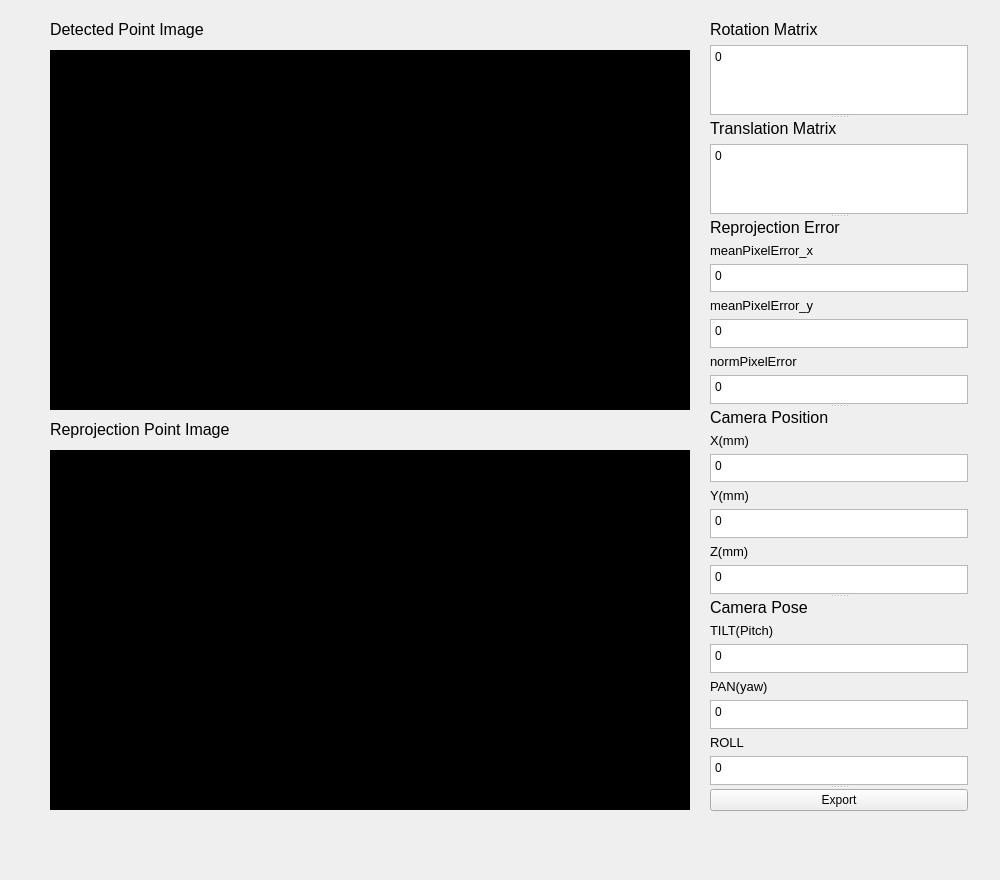
<?xml version="1.0" encoding="UTF-8"?>
<ui version="4.0">
 <class>CameraPoseEstimation</class>
 <widget class="QWidget" name="CameraPoseEstimation">
  <property name="geometry">
   <rect>
    <x>0</x>
    <y>0</y>
    <width>1000</width>
    <height>880</height>
   </rect>
  </property>
  <property name="windowTitle">
   <string>Camera Pose Estimation</string>
  </property>
  <widget class="QLabel" name="ReProjectionImg">
   <property name="geometry">
    <rect>
     <x>50</x>
     <y>450</y>
     <width>640</width>
     <height>360</height>
    </rect>
   </property>
   <property name="styleSheet">
    <string notr="true">background-color: rgb(0, 0, 0);</string>
   </property>
   <property name="text">
    <string/>
   </property>
  </widget>
  <widget class="QLabel" name="PointImg">
   <property name="geometry">
    <rect>
     <x>50</x>
     <y>50</y>
     <width>640</width>
     <height>360</height>
    </rect>
   </property>
   <property name="styleSheet">
    <string notr="true">background-color: rgb(0, 0, 0);</string>
   </property>
   <property name="text">
    <string/>
   </property>
  </widget>
  <widget class="QLabel" name="label_PointImg">
   <property name="geometry">
    <rect>
     <x>50</x>
     <y>20</y>
     <width>256</width>
     <height>19</height>
    </rect>
   </property>
   <property name="text">
    <string>&lt;html&gt;&lt;head/&gt;&lt;body&gt;&lt;p&gt;&lt;span style=&quot; font-size:12pt;&quot;&gt;Detected Point Image&lt;/span&gt;&lt;/p&gt;&lt;/body&gt;&lt;/html&gt;</string>
   </property>
  </widget>
  <widget class="QLabel" name="label_ReprojectionImg">
   <property name="geometry">
    <rect>
     <x>50</x>
     <y>420</y>
     <width>256</width>
     <height>19</height>
    </rect>
   </property>
   <property name="text">
    <string>&lt;html&gt;&lt;head/&gt;&lt;body&gt;&lt;p&gt;&lt;span style=&quot; font-size:12pt;&quot;&gt;Reprojection Point Image&lt;/span&gt;&lt;/p&gt;&lt;/body&gt;&lt;/html&gt;</string>
   </property>
  </widget>
  <widget class="QSplitter" name="splitter">
   <property name="geometry">
    <rect>
     <x>710</x>
     <y>20</y>
     <width>258</width>
     <height>791</height>
    </rect>
   </property>
   <property name="orientation">
    <enum>Qt::Vertical</enum>
   </property>
   <widget class="QWidget" name="layoutWidget">
    <layout class="QVBoxLayout" name="verticalLayout">
     <item>
      <widget class="QLabel" name="label_RotationMatrix">
       <property name="text">
        <string>&lt;html&gt;&lt;head/&gt;&lt;body&gt;&lt;p&gt;&lt;span style=&quot; font-size:12pt;&quot;&gt;Rotation Matrix&lt;/span&gt;&lt;/p&gt;&lt;/body&gt;&lt;/html&gt;</string>
       </property>
      </widget>
     </item>
     <item>
      <widget class="QTextEdit" name="R_Matrix_text">
       <property name="html">
        <string>&lt;!DOCTYPE HTML PUBLIC &quot;-//W3C//DTD HTML 4.0//EN&quot; &quot;http://www.w3.org/TR/REC-html40/strict.dtd&quot;&gt;
&lt;html&gt;&lt;head&gt;&lt;meta name=&quot;qrichtext&quot; content=&quot;1&quot; /&gt;&lt;style type=&quot;text/css&quot;&gt;
p, li { white-space: pre-wrap; }
&lt;/style&gt;&lt;/head&gt;&lt;body style=&quot; font-family:'Sans Serif'; font-size:9pt; font-weight:400; font-style:normal;&quot;&gt;
&lt;p style=&quot; margin-top:0px; margin-bottom:0px; margin-left:0px; margin-right:0px; -qt-block-indent:0; text-indent:0px;&quot;&gt;0&lt;/p&gt;&lt;/body&gt;&lt;/html&gt;</string>
       </property>
      </widget>
     </item>
    </layout>
   </widget>
   <widget class="QWidget" name="layoutWidget_2">
    <layout class="QVBoxLayout" name="verticalLayout_2">
     <item>
      <widget class="QLabel" name="label_TranslationMatrix">
       <property name="text">
        <string>&lt;html&gt;&lt;head/&gt;&lt;body&gt;&lt;p&gt;&lt;span style=&quot; font-size:12pt;&quot;&gt;Translation Matrix&lt;/span&gt;&lt;/p&gt;&lt;/body&gt;&lt;/html&gt;</string>
       </property>
      </widget>
     </item>
     <item>
      <widget class="QTextEdit" name="T_Matrix_text">
       <property name="html">
        <string>&lt;!DOCTYPE HTML PUBLIC &quot;-//W3C//DTD HTML 4.0//EN&quot; &quot;http://www.w3.org/TR/REC-html40/strict.dtd&quot;&gt;
&lt;html&gt;&lt;head&gt;&lt;meta name=&quot;qrichtext&quot; content=&quot;1&quot; /&gt;&lt;style type=&quot;text/css&quot;&gt;
p, li { white-space: pre-wrap; }
&lt;/style&gt;&lt;/head&gt;&lt;body style=&quot; font-family:'Sans Serif'; font-size:9pt; font-weight:400; font-style:normal;&quot;&gt;
&lt;p style=&quot; margin-top:0px; margin-bottom:0px; margin-left:0px; margin-right:0px; -qt-block-indent:0; text-indent:0px;&quot;&gt;0&lt;/p&gt;&lt;/body&gt;&lt;/html&gt;</string>
       </property>
      </widget>
     </item>
    </layout>
   </widget>
   <widget class="QWidget" name="layoutWidget_3">
    <layout class="QVBoxLayout" name="verticalLayout_5">
     <item>
      <widget class="QLabel" name="label_ReprojectionError">
       <property name="text">
        <string>&lt;html&gt;&lt;head/&gt;&lt;body&gt;&lt;p&gt;&lt;span style=&quot; font-size:12pt;&quot;&gt;Reprojection Error&lt;/span&gt;&lt;/p&gt;&lt;/body&gt;&lt;/html&gt;</string>
       </property>
      </widget>
     </item>
     <item>
      <widget class="QLabel" name="label_meanPixelError_x">
       <property name="text">
        <string>&lt;html&gt;&lt;head/&gt;&lt;body&gt;&lt;p&gt;&lt;span style=&quot; font-size:10pt;&quot;&gt;meanPixelError_x&lt;/span&gt;&lt;/p&gt;&lt;/body&gt;&lt;/html&gt;</string>
       </property>
      </widget>
     </item>
     <item>
      <widget class="QTextEdit" name="meanPixelError_x_text">
       <property name="html">
        <string>&lt;!DOCTYPE HTML PUBLIC &quot;-//W3C//DTD HTML 4.0//EN&quot; &quot;http://www.w3.org/TR/REC-html40/strict.dtd&quot;&gt;
&lt;html&gt;&lt;head&gt;&lt;meta name=&quot;qrichtext&quot; content=&quot;1&quot; /&gt;&lt;style type=&quot;text/css&quot;&gt;
p, li { white-space: pre-wrap; }
&lt;/style&gt;&lt;/head&gt;&lt;body style=&quot; font-family:'Sans Serif'; font-size:9pt; font-weight:400; font-style:normal;&quot;&gt;
&lt;p style=&quot; margin-top:0px; margin-bottom:0px; margin-left:0px; margin-right:0px; -qt-block-indent:0; text-indent:0px;&quot;&gt;0&lt;/p&gt;&lt;/body&gt;&lt;/html&gt;</string>
       </property>
      </widget>
     </item>
     <item>
      <widget class="QLabel" name="label_meanPixelError_y">
       <property name="text">
        <string>&lt;html&gt;&lt;head/&gt;&lt;body&gt;&lt;p&gt;&lt;span style=&quot; font-size:10pt;&quot;&gt;meanPixelError_y&lt;/span&gt;&lt;/p&gt;&lt;/body&gt;&lt;/html&gt;</string>
       </property>
      </widget>
     </item>
     <item>
      <widget class="QTextEdit" name="meanPixelError_y_text">
       <property name="html">
        <string>&lt;!DOCTYPE HTML PUBLIC &quot;-//W3C//DTD HTML 4.0//EN&quot; &quot;http://www.w3.org/TR/REC-html40/strict.dtd&quot;&gt;
&lt;html&gt;&lt;head&gt;&lt;meta name=&quot;qrichtext&quot; content=&quot;1&quot; /&gt;&lt;style type=&quot;text/css&quot;&gt;
p, li { white-space: pre-wrap; }
&lt;/style&gt;&lt;/head&gt;&lt;body style=&quot; font-family:'Sans Serif'; font-size:9pt; font-weight:400; font-style:normal;&quot;&gt;
&lt;p style=&quot; margin-top:0px; margin-bottom:0px; margin-left:0px; margin-right:0px; -qt-block-indent:0; text-indent:0px;&quot;&gt;0&lt;/p&gt;&lt;/body&gt;&lt;/html&gt;</string>
       </property>
      </widget>
     </item>
     <item>
      <widget class="QLabel" name="label_normPixelError">
       <property name="text">
        <string>&lt;html&gt;&lt;head/&gt;&lt;body&gt;&lt;p&gt;&lt;span style=&quot; font-size:10pt;&quot;&gt;normPixelError&lt;/span&gt;&lt;/p&gt;&lt;/body&gt;&lt;/html&gt;</string>
       </property>
      </widget>
     </item>
     <item>
      <widget class="QTextEdit" name="normPixelError_text">
       <property name="html">
        <string>&lt;!DOCTYPE HTML PUBLIC &quot;-//W3C//DTD HTML 4.0//EN&quot; &quot;http://www.w3.org/TR/REC-html40/strict.dtd&quot;&gt;
&lt;html&gt;&lt;head&gt;&lt;meta name=&quot;qrichtext&quot; content=&quot;1&quot; /&gt;&lt;style type=&quot;text/css&quot;&gt;
p, li { white-space: pre-wrap; }
&lt;/style&gt;&lt;/head&gt;&lt;body style=&quot; font-family:'Sans Serif'; font-size:9pt; font-weight:400; font-style:normal;&quot;&gt;
&lt;p style=&quot; margin-top:0px; margin-bottom:0px; margin-left:0px; margin-right:0px; -qt-block-indent:0; text-indent:0px;&quot;&gt;0&lt;/p&gt;&lt;/body&gt;&lt;/html&gt;</string>
       </property>
      </widget>
     </item>
    </layout>
   </widget>
   <widget class="QWidget" name="layoutWidget_4">
    <layout class="QVBoxLayout" name="verticalLayout_4">
     <item>
      <widget class="QLabel" name="label_CameraPosition">
       <property name="text">
        <string>&lt;html&gt;&lt;head/&gt;&lt;body&gt;&lt;p&gt;&lt;span style=&quot; font-size:12pt;&quot;&gt;Camera Position&lt;/span&gt;&lt;/p&gt;&lt;/body&gt;&lt;/html&gt;</string>
       </property>
      </widget>
     </item>
     <item>
      <widget class="QLabel" name="label_X">
       <property name="text">
        <string>&lt;html&gt;&lt;head/&gt;&lt;body&gt;&lt;p&gt;&lt;span style=&quot; font-size:10pt;&quot;&gt;X(mm)&lt;/span&gt;&lt;/p&gt;&lt;/body&gt;&lt;/html&gt;</string>
       </property>
      </widget>
     </item>
     <item>
      <widget class="QTextEdit" name="X_text">
       <property name="html">
        <string>&lt;!DOCTYPE HTML PUBLIC &quot;-//W3C//DTD HTML 4.0//EN&quot; &quot;http://www.w3.org/TR/REC-html40/strict.dtd&quot;&gt;
&lt;html&gt;&lt;head&gt;&lt;meta name=&quot;qrichtext&quot; content=&quot;1&quot; /&gt;&lt;style type=&quot;text/css&quot;&gt;
p, li { white-space: pre-wrap; }
&lt;/style&gt;&lt;/head&gt;&lt;body style=&quot; font-family:'Sans Serif'; font-size:9pt; font-weight:400; font-style:normal;&quot;&gt;
&lt;p style=&quot; margin-top:0px; margin-bottom:0px; margin-left:0px; margin-right:0px; -qt-block-indent:0; text-indent:0px;&quot;&gt;0&lt;/p&gt;&lt;/body&gt;&lt;/html&gt;</string>
       </property>
      </widget>
     </item>
     <item>
      <widget class="QLabel" name="label_Y">
       <property name="text">
        <string>&lt;html&gt;&lt;head/&gt;&lt;body&gt;&lt;p&gt;&lt;span style=&quot; font-size:10pt;&quot;&gt;Y(mm)&lt;/span&gt;&lt;/p&gt;&lt;/body&gt;&lt;/html&gt;</string>
       </property>
      </widget>
     </item>
     <item>
      <widget class="QTextEdit" name="Y_text">
       <property name="html">
        <string>&lt;!DOCTYPE HTML PUBLIC &quot;-//W3C//DTD HTML 4.0//EN&quot; &quot;http://www.w3.org/TR/REC-html40/strict.dtd&quot;&gt;
&lt;html&gt;&lt;head&gt;&lt;meta name=&quot;qrichtext&quot; content=&quot;1&quot; /&gt;&lt;style type=&quot;text/css&quot;&gt;
p, li { white-space: pre-wrap; }
&lt;/style&gt;&lt;/head&gt;&lt;body style=&quot; font-family:'Sans Serif'; font-size:9pt; font-weight:400; font-style:normal;&quot;&gt;
&lt;p style=&quot; margin-top:0px; margin-bottom:0px; margin-left:0px; margin-right:0px; -qt-block-indent:0; text-indent:0px;&quot;&gt;0&lt;/p&gt;&lt;/body&gt;&lt;/html&gt;</string>
       </property>
      </widget>
     </item>
     <item>
      <widget class="QLabel" name="label_Z">
       <property name="text">
        <string>&lt;html&gt;&lt;head/&gt;&lt;body&gt;&lt;p&gt;&lt;span style=&quot; font-size:10pt;&quot;&gt;Z(mm)&lt;/span&gt;&lt;/p&gt;&lt;/body&gt;&lt;/html&gt;</string>
       </property>
      </widget>
     </item>
     <item>
      <widget class="QTextEdit" name="Z_text">
       <property name="html">
        <string>&lt;!DOCTYPE HTML PUBLIC &quot;-//W3C//DTD HTML 4.0//EN&quot; &quot;http://www.w3.org/TR/REC-html40/strict.dtd&quot;&gt;
&lt;html&gt;&lt;head&gt;&lt;meta name=&quot;qrichtext&quot; content=&quot;1&quot; /&gt;&lt;style type=&quot;text/css&quot;&gt;
p, li { white-space: pre-wrap; }
&lt;/style&gt;&lt;/head&gt;&lt;body style=&quot; font-family:'Sans Serif'; font-size:9pt; font-weight:400; font-style:normal;&quot;&gt;
&lt;p style=&quot; margin-top:0px; margin-bottom:0px; margin-left:0px; margin-right:0px; -qt-block-indent:0; text-indent:0px;&quot;&gt;0&lt;/p&gt;&lt;/body&gt;&lt;/html&gt;</string>
       </property>
      </widget>
     </item>
    </layout>
   </widget>
   <widget class="QWidget" name="layoutWidget_5">
    <layout class="QVBoxLayout" name="verticalLayout_3">
     <item>
      <widget class="QLabel" name="label_CameraPose">
       <property name="text">
        <string>&lt;html&gt;&lt;head/&gt;&lt;body&gt;&lt;p&gt;&lt;span style=&quot; font-size:12pt;&quot;&gt;Camera Pose&lt;/span&gt;&lt;/p&gt;&lt;/body&gt;&lt;/html&gt;</string>
       </property>
      </widget>
     </item>
     <item>
      <widget class="QLabel" name="label_Tilt">
       <property name="text">
        <string>&lt;html&gt;&lt;head/&gt;&lt;body&gt;&lt;p&gt;&lt;span style=&quot; font-size:10pt;&quot;&gt;TILT(Pitch)&lt;/span&gt;&lt;/p&gt;&lt;/body&gt;&lt;/html&gt;</string>
       </property>
      </widget>
     </item>
     <item>
      <widget class="QTextEdit" name="TILT_text">
       <property name="html">
        <string>&lt;!DOCTYPE HTML PUBLIC &quot;-//W3C//DTD HTML 4.0//EN&quot; &quot;http://www.w3.org/TR/REC-html40/strict.dtd&quot;&gt;
&lt;html&gt;&lt;head&gt;&lt;meta name=&quot;qrichtext&quot; content=&quot;1&quot; /&gt;&lt;style type=&quot;text/css&quot;&gt;
p, li { white-space: pre-wrap; }
&lt;/style&gt;&lt;/head&gt;&lt;body style=&quot; font-family:'Sans Serif'; font-size:9pt; font-weight:400; font-style:normal;&quot;&gt;
&lt;p style=&quot; margin-top:0px; margin-bottom:0px; margin-left:0px; margin-right:0px; -qt-block-indent:0; text-indent:0px;&quot;&gt;0&lt;/p&gt;&lt;/body&gt;&lt;/html&gt;</string>
       </property>
      </widget>
     </item>
     <item>
      <widget class="QLabel" name="label_Pan">
       <property name="text">
        <string>&lt;html&gt;&lt;head/&gt;&lt;body&gt;&lt;p&gt;&lt;span style=&quot; font-size:10pt;&quot;&gt;PAN(yaw)&lt;/span&gt;&lt;/p&gt;&lt;/body&gt;&lt;/html&gt;</string>
       </property>
      </widget>
     </item>
     <item>
      <widget class="QTextEdit" name="PAN_text">
       <property name="html">
        <string>&lt;!DOCTYPE HTML PUBLIC &quot;-//W3C//DTD HTML 4.0//EN&quot; &quot;http://www.w3.org/TR/REC-html40/strict.dtd&quot;&gt;
&lt;html&gt;&lt;head&gt;&lt;meta name=&quot;qrichtext&quot; content=&quot;1&quot; /&gt;&lt;style type=&quot;text/css&quot;&gt;
p, li { white-space: pre-wrap; }
&lt;/style&gt;&lt;/head&gt;&lt;body style=&quot; font-family:'Sans Serif'; font-size:9pt; font-weight:400; font-style:normal;&quot;&gt;
&lt;p style=&quot; margin-top:0px; margin-bottom:0px; margin-left:0px; margin-right:0px; -qt-block-indent:0; text-indent:0px;&quot;&gt;0&lt;/p&gt;&lt;/body&gt;&lt;/html&gt;</string>
       </property>
      </widget>
     </item>
     <item>
      <widget class="QLabel" name="label_Roll">
       <property name="text">
        <string>&lt;html&gt;&lt;head/&gt;&lt;body&gt;&lt;p&gt;&lt;span style=&quot; font-size:10pt;&quot;&gt;ROLL&lt;/span&gt;&lt;/p&gt;&lt;/body&gt;&lt;/html&gt;</string>
       </property>
      </widget>
     </item>
     <item>
      <widget class="QTextEdit" name="ROLL_text">
       <property name="html">
        <string>&lt;!DOCTYPE HTML PUBLIC &quot;-//W3C//DTD HTML 4.0//EN&quot; &quot;http://www.w3.org/TR/REC-html40/strict.dtd&quot;&gt;
&lt;html&gt;&lt;head&gt;&lt;meta name=&quot;qrichtext&quot; content=&quot;1&quot; /&gt;&lt;style type=&quot;text/css&quot;&gt;
p, li { white-space: pre-wrap; }
&lt;/style&gt;&lt;/head&gt;&lt;body style=&quot; font-family:'Sans Serif'; font-size:9pt; font-weight:400; font-style:normal;&quot;&gt;
&lt;p style=&quot; margin-top:0px; margin-bottom:0px; margin-left:0px; margin-right:0px; -qt-block-indent:0; text-indent:0px;&quot;&gt;0&lt;/p&gt;&lt;/body&gt;&lt;/html&gt;</string>
       </property>
      </widget>
     </item>
    </layout>
   </widget>
   <widget class="QPushButton" name="ExportButton">
    <property name="text">
     <string>Export</string>
    </property>
   </widget>
  </widget>
 </widget>
 <resources/>
 <connections/>
</ui>
